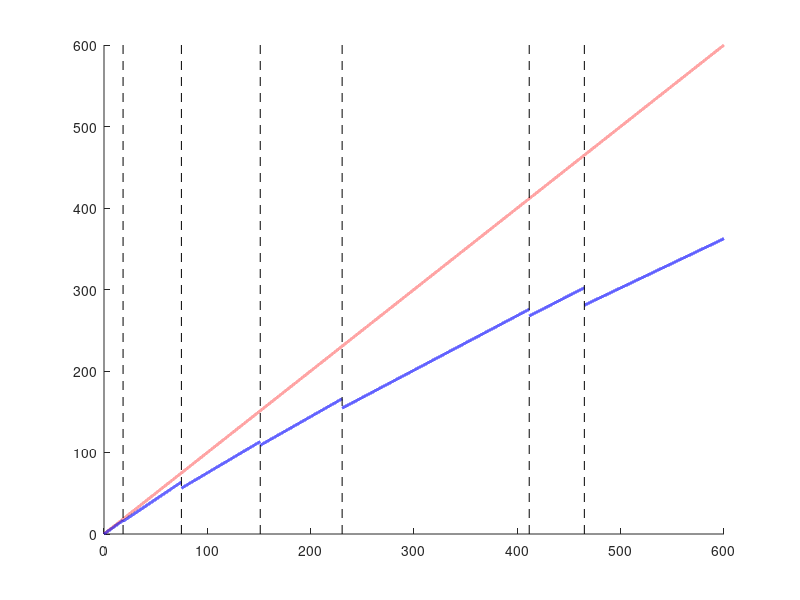

This figure's MATLAB source: (Note: this script raises an error after producing the figure.)
clear
clc
close all
hold all

gross1 = [1:10:18450]/1000;
gross2 = [18451:10:74900]/1000;
gross3 = [74901:10:151200]/1000;
gross4 = [151201:10:230450]/1000;
gross5 = [230451:10:411500]/1000;
gross6 = [411501:10:464850]/1000;
gross7 = [464851:10:600000]/1000;


%%% Gross
plot(gross1,gross1,'--r','linewidth',2)
plot(gross2,gross2,'--r','linewidth',2)
plot(gross3,gross3,'--r','linewidth',2)
plot(gross4,gross4,'--r','linewidth',2)
plot(gross5,gross5,'--r','linewidth',2)
plot(gross6,gross6,'--r','linewidth',2)
plot(gross7,gross7,'--r','linewidth',2)


%%% After Tax
plot(gross1,(1-0.1)*gross1,'b','linewidth',2)
plot(gross2,(1-0.15)*gross2,'b','linewidth',2)
plot(gross3,(1-0.25)*gross3,'b','linewidth',2)
plot(gross4,(1-0.28)*gross4,'b','linewidth',2)
plot(gross5,(1-0.33)*gross5,'b','linewidth',2)
plot(gross6,(1-0.35)*gross6,'b','linewidth',2)
plot(gross7,(1-0.396)*gross7,'b','linewidth',2)

%%% Bracket Lines
plot([18.45 18.45],get(gca,'ylim'),'--k')
plot([74.9 74.9],get(gca,'ylim'),'--k')
plot([151.2 151.2],get(gca,'ylim'),'--k')
plot([230.45 230.45],get(gca,'ylim'),'--k')
plot([411.5 411.5],get(gca,'ylim'),'--k')
plot([464.85 464.85],get(gca,'ylim'),'--k')

PlotBoi('Gross Income (k)','Income After Tax (k)')